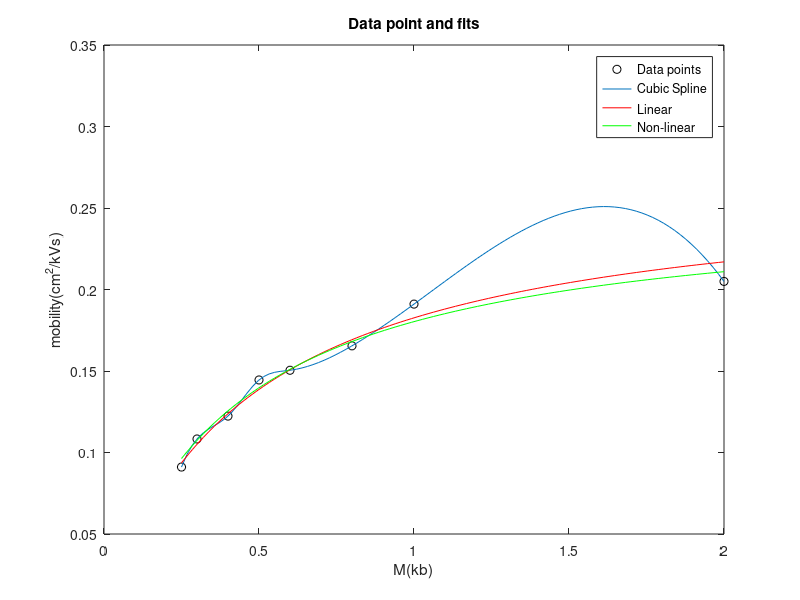

Write MATLAB code to recreate this figure.
function problem3
%Navneet Singh( nsingh1@andrew.cmu.edu)
%HW-5 Prb3 

clc       %clear screen
clear all %clearing all stored variables
close all %close previous plots
format long 

% loading problem data
load('hmwk5_p3.csv')

%Extracting moleculer weight and mobility
M = hmwk5_p3(:,1);  %kb
mu = hmwk5_p3(:,2); %cm^2/kV s

%Part A 

% Using cubic spline to develop a piecewise function 
pp = spline(M,mu); 
axis = linspace(min(M), max(M));
yc = ppval(pp,axis); 

%finding interpolated value
mu_cubic = ppval(pp,1.25); 
fprintf('\nUsing cubic spline, at M = 1.25kb, value of mu = %1.2f cm^2/kVs\n\n',mu_cubic) 


%Part B
% We will convert system in Ax =b form. 
% Value of x can be find using pseudoinverse. 

% initializing A matrix and b vector 
A = ones(length(M),2);
A(:,2) = 1./M;
b = 1./mu;

%using pseudoinverse to find value of unknown vector (mu0 and alpha) 
c = inv(A'*A)*A'*b;
mu0 = 1/c(1);
alpha = c(2)*mu0;

%calculating value of mu
mu_linear = (mu0 * 1.25)/(1.25+alpha); 
yl = (mu0 .* axis) ./ (axis + alpha); 
fprintf('Using linear regression, at M  = 1.25kb, value of mu = %1.4f cm^2/kVs\n',mu_linear)
fprintf('Value of alpha = %1.2f kb, Value of mu0 = %1.2f cm^2/kVs\n\n',alpha, mu0)

%Part C

%Here we are using nlinfit routine to fit data to given function.  
initial = [0.2, 0.45];
beta = nlinfit(M, mu, @func, initial);

mu_nonlin = beta(1)*1.25/(1.25+beta(2));

fprintf('Using non-linear fit, at M  = 1.25kb, value of mu = %1.4f cm^2/kVs\n',mu_nonlin)
fprintf('Value of alpha = %1.2f kb, Value of mu0 = %1.2f cm^2/kVs\n\n',beta(2), beta(1))

ynl = (beta(1) .* axis) ./ (axis+beta(2));

%defining given function 
function f  = func(b,M) 
    f = zeros(8,1);
    f = b(1) *(M./(M+b(2)));
end

%Part D
% Value of mu that we got from linear and non-linear fit matches upto two decimal places. 
% value of mu0 we got from spline interpolation is approximately the same.


%Plotting data and fit
plot(M,mu,'ko',axis,yc,axis,yl,'r-',axis,ynl,'g-')
legend('Data points','Cubic Spline','Linear','Non-linear')
title('Data point and fits')
xlabel('M(kb)')
ylabel('mobility(cm^2/kVs)')

end
